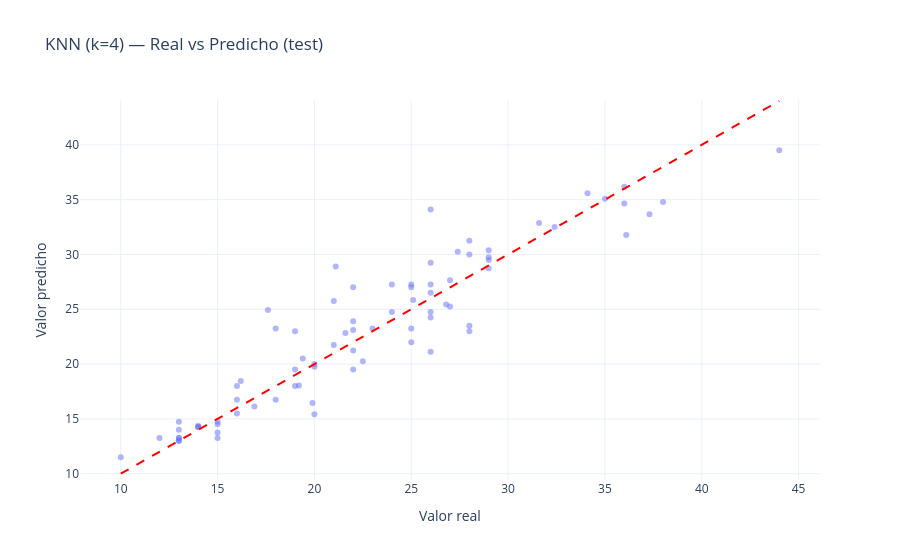
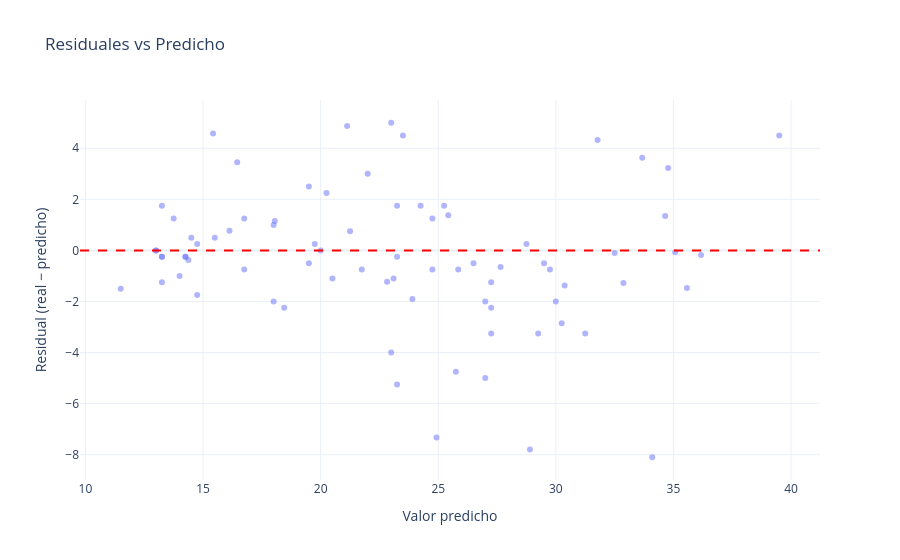

Notebook code cell kept with these figures, in order:
### Code cell
plot_actual_vs_predicted(y_test, y_pred_knn, title=f'KNN (k={mejor_k}) — Real vs Predicho (test)')
plot_residuals(y_test, y_pred_knn)

### Figure 1 — Plotly figure (JSON) as saved in the notebook; plotly's stock layout.template omitted (floating-point values rounded to 4 significant figures)
{"data": [{"hovertemplate": "Valor real=%{x}<br>Valor predicho=%{y}<extra></extra>", "legendgroup": "", "marker": {"color": "#636efa", "opacity": 0.5, "symbol": "circle"}, "mode": "markers", "name": "", "orientation": "v", "showlegend": false, "type": "scatter", "x": [26.0, 21.6, 36.1, 26.0, 27.0, 28.0, 13.0, 26.0, 19.0, 29.0, 15.0, 19.0, 16.9, 29.0, 16.2, 28.0, 20.0, 32.4, 27.4, 35.0, 22.0, 44.0, 34.1, 18.0, 26.0, 26.0, 21.0, 16.0, 26.0, 22.0, 15.0, 19.4, 19.2, 31.6, 13.0, 38.0, 14.0, 25.0, 13.0, 10.0, 13.0, 24.0, 36.0, 26.0, 14.0, 13.0, 19.0, 37.3, 21.0, 29.0, 14.0, 24.0, 28.0, 36.0, 22.0, 16.0, 20.0, 20.0, 25.0, 25.0, 12.0, 22.5, 26.8, 23.0, 21.1, 25.0, 25.1, 29.0, 19.9, 15.0, 22.0, 13.0, 22.0, 18.0, 17.6, 28.0, 15.0, 16.0, 27.0], "xaxis": "x", "y": [29.25, 22.82, 31.77, 21.12, 27.65, 31.25, 13.25, 34.1, 19.5, 29.75, 14.5, 23.0, 16.12, 30.38, 18.45, 30.0, 19.75, 32.5, 30.25, 35.08, 19.5, 39.5, 35.58, 16.75, 27.25, 24.75, 25.75, 18.0, 26.5, 27.0, 14.75, 20.5, 18.05, 32.88, 13.0, 34.77, 14.25, 22.0, 14.0, 11.5, 14.75, 27.25, 34.65, 24.25, 14.38, 13.25, 18.0, 33.68, 21.75, 29.5, 14.25, 24.75, 23.0, 36.17, 23.1, 15.5, 15.43, 20.0, 27.0, 23.25, 13.25, 20.25, 25.42, 23.25, 28.9, 27.25, 25.85, 28.75, 16.45, 13.25, 21.25, 13.0, 23.9, 23.25, 24.92, 23.5, 13.75, 16.75, 25.25], "yaxis": "y"}], "layout": {"legend": {"tracegroupgap": 0}, "shapes": [{"line": {"color": "red", "dash": "dash"}, "type": "line", "x0": 10.0, "x1": 44.0, "y0": 10.0, "y1": 44.0}], "title": {"text": "KNN (k=4) — Real vs Predicho (test)"}, "xaxis": {"anchor": "y", "domain": [0.0, 1.0], "title": {"text": "Valor real"}}, "yaxis": {"anchor": "x", "domain": [0.0, 1.0], "title": {"text": "Valor predicho"}}}}

### Figure 2 — Plotly figure (JSON) as saved in the notebook; plotly's stock layout.template omitted (floating-point values rounded to 4 significant figures)
{"data": [{"hovertemplate": "Valor predicho=%{x}<br>Residual (real − predicho)=%{y}<extra></extra>", "legendgroup": "", "marker": {"color": "#636efa", "opacity": 0.5, "symbol": "circle"}, "mode": "markers", "name": "", "orientation": "v", "showlegend": false, "type": "scatter", "x": [29.25, 22.82, 31.77, 21.12, 27.65, 31.25, 13.25, 34.1, 19.5, 29.75, 14.5, 23.0, 16.12, 30.38, 18.45, 30.0, 19.75, 32.5, 30.25, 35.08, 19.5, 39.5, 35.58, 16.75, 27.25, 24.75, 25.75, 18.0, 26.5, 27.0, 14.75, 20.5, 18.05, 32.88, 13.0, 34.77, 14.25, 22.0, 14.0, 11.5, 14.75, 27.25, 34.65, 24.25, 14.38, 13.25, 18.0, 33.68, 21.75, 29.5, 14.25, 24.75, 23.0, 36.17, 23.1, 15.5, 15.43, 20.0, 27.0, 23.25, 13.25, 20.25, 25.42, 23.25, 28.9, 27.25, 25.85, 28.75, 16.45, 13.25, 21.25, 13.0, 23.9, 23.25, 24.92, 23.5, 13.75, 16.75, 25.25], "xaxis": "x", "y": [-3.25, -1.225, 4.325, 4.875, -0.65, -3.25, -0.25, -8.1, -0.5, -0.75, 0.5, -4.0, 0.775, -1.375, -2.25, -2.0, 0.25, -0.1, -2.85, -0.075, 2.5, 4.5, -1.475, 1.25, -1.25, 1.25, -4.75, -2.0, -0.5, -5.0, 0.25, -1.1, 1.15, -1.275, 0.0, 3.225, -0.25, 3.0, -1.0, -1.5, -1.75, -3.25, 1.35, 1.75, -0.375, -0.25, 1.0, 3.625, -0.75, -0.5, -0.25, -0.75, 5.0, -0.175, -1.1, 0.5, 4.575, 0.0, -2.0, 1.75, -1.25, 2.25, 1.375, -0.25, -7.8, -2.25, -0.75, 0.25, 3.45, 1.75, 0.75, 0.0, -1.9, -5.25, -7.325, 4.5, 1.25, -0.75, 1.75], "yaxis": "y"}], "layout": {"legend": {"tracegroupgap": 0}, "shapes": [{"line": {"color": "red", "dash": "dash"}, "type": "line", "x0": 0, "x1": 1, "xref": "x domain", "y0": 0, "y1": 0, "yref": "y"}], "title": {"text": "Residuales vs Predicho"}, "xaxis": {"anchor": "y", "domain": [0.0, 1.0], "title": {"text": "Valor predicho"}}, "yaxis": {"anchor": "x", "domain": [0.0, 1.0], "title": {"text": "Residual (real − predicho)"}}}}
